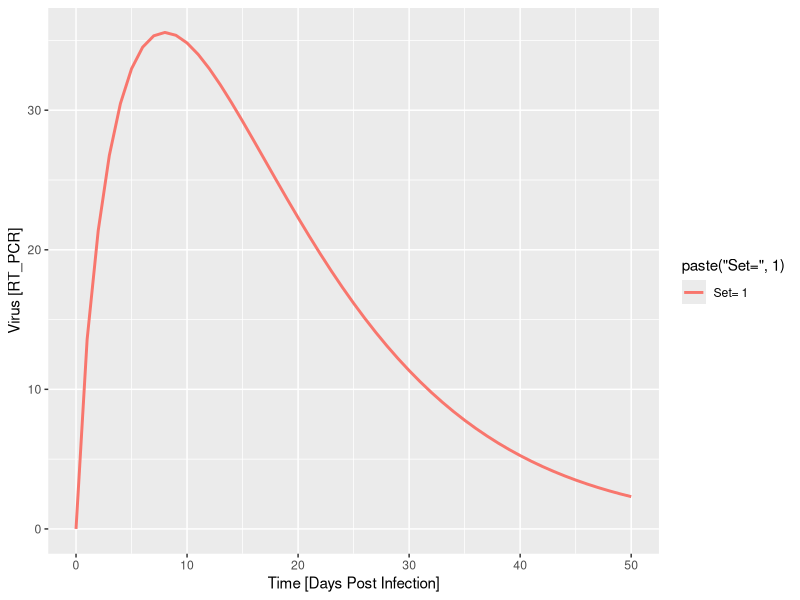
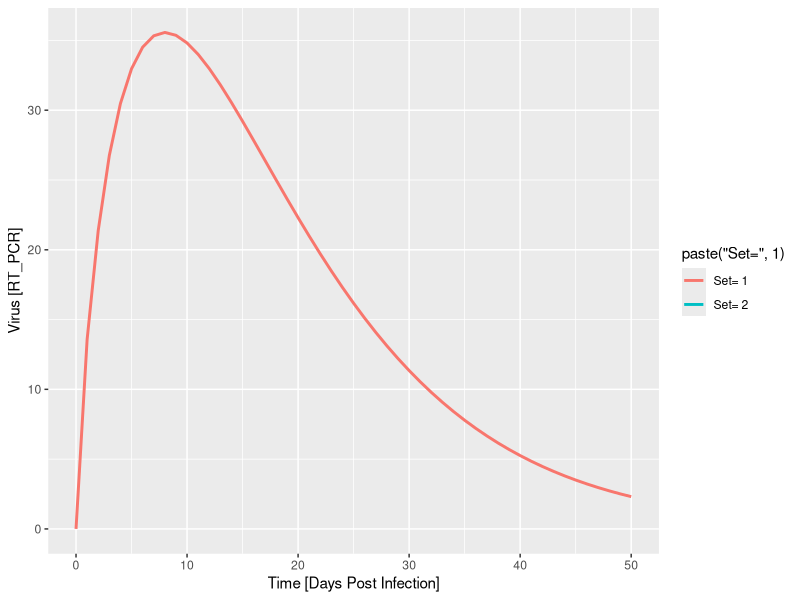
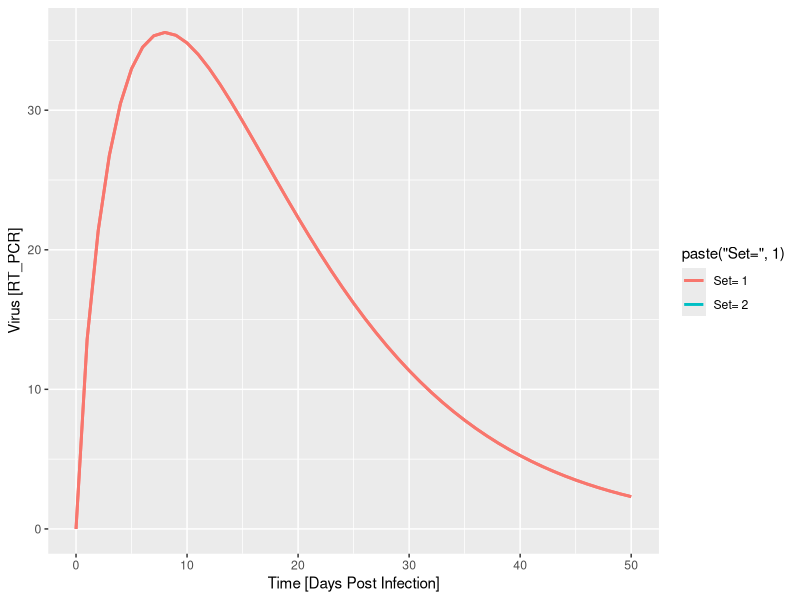
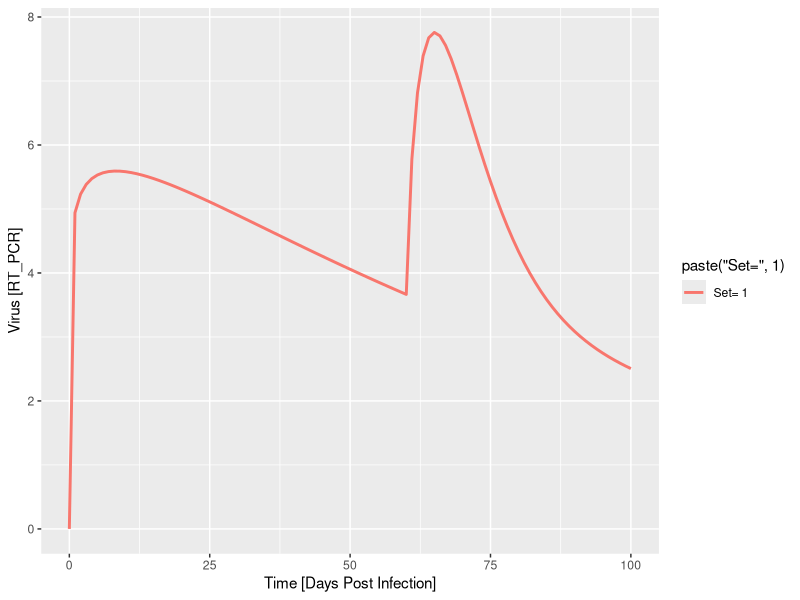
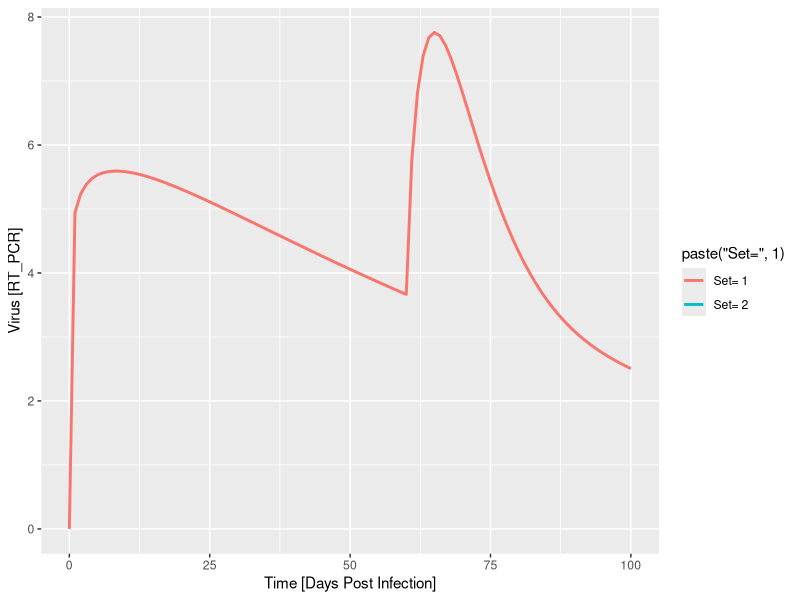
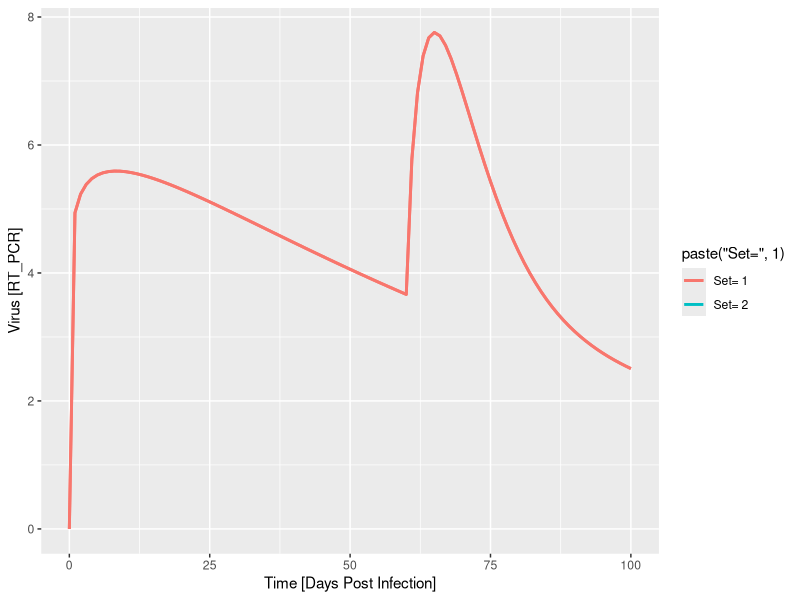
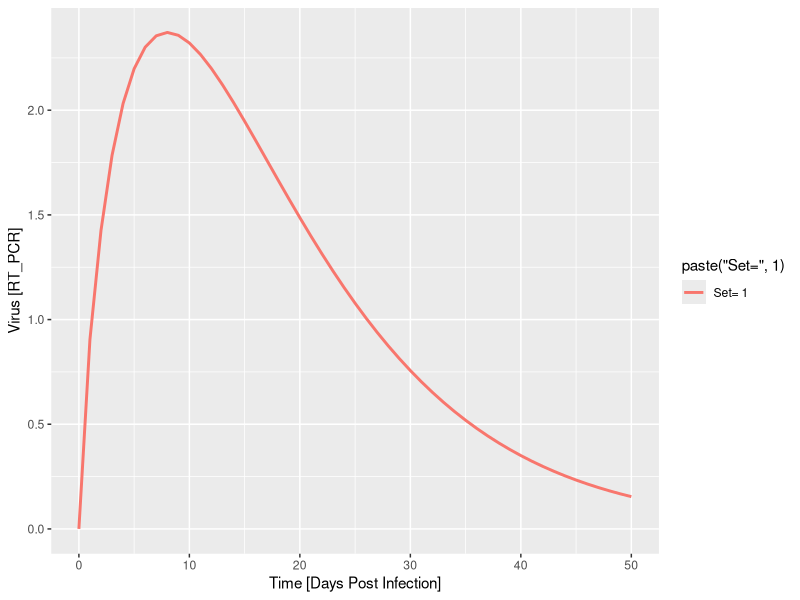
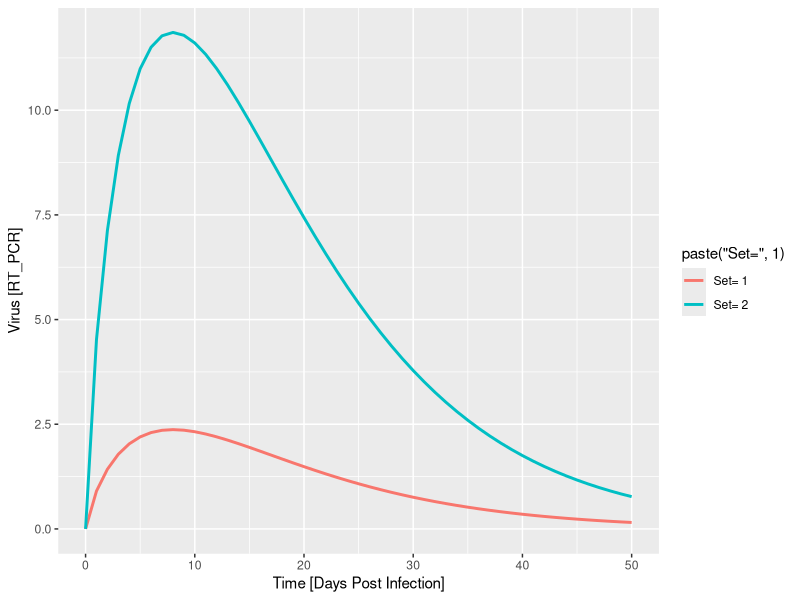

Write the R code that produced these figures, in order.
library(ggplot2)
library(stringr)

#####################################################
## Coded functions: Do not change this part!
#####################################################
WoodsFunction <- function(a,b,c,time = 50){
	
	num <- max(c(length(a), length(b), length(c)))
	if(length(a)!=num) a<-rep(a,num)
	if(length(b)!=num) b<-rep(b,num)
	if(length(c)!=num) c<-rep(c,num)
	wa1 <- data.frame(x1=0:time,y1 = a[1]*(0:time)^(b[1])*exp(-(c[1])*(0:time)))
	a1 <-ggplot(wa1, aes(x=x1, y=y1)) +geom_line(aes(colour=paste("Set=",1)), lwd=1)+scale_x_continuous(name="Time [Days Post Infection]") +scale_y_continuous(name="Virus [RT_PCR]")
	print(a1)
	an <- a1
	for(i in 2:length(a)){
		wan <- data.frame(x1=0:time,y1 = a[i]*(0:time)^(b[i])*exp(-(c[i])*(0:time)),leg = paste("Set=",i))
		a1<-an+geom_line(data=wan, aes(x=x1, y=y1, colour=leg),lwd=1)
		print(a1)
		an <- a1
	}
}


# the extended woods function with default values
ExtendedWoodsFunction <- function(a1,b1,c1,t0, a2, b2, c2, time = 100){
	
	num <- max(c(length(a1), length(b1), length(c1),length(a1), length(b1), length(c1), length(t0)))
	if(length(a1)!=num) a1<-rep(a1,num)
	if(length(b1)!=num) b1<-rep(b1,num)
	if(length(c1)!=num) c1<-rep(c1,num)
	if(length(a2)!=num) a2<-rep(a2,num)
	if(length(b2)!=num) b2<-rep(b2,num)
	if(length(c2)!=num) c2<-rep(c2,num)
      if(length(t0)!=num) t0<-rep(t0,num)
  cond<-(0:time>t0[1])  # condition to evaluate second term of woods function
	wa1 <- data.frame(x1=0:time,y1 = a1[1]*(0:time)^(b1[1])*exp(-(c1[1])*(0:time))+
   cond*(a2[1]*(cond*((0:time)-t0[1]))^(b2[1])*exp(-(c2[1])*(cond*((0:time)-t0[1])))))   
	aa1 <-ggplot(wa1, aes(x=x1, y=y1)) +geom_line(aes(colour=paste("Set=",1)), lwd=1)+scale_x_continuous(name="Time [Days Post Infection]") +scale_y_continuous(name="Virus [RT_PCR]")
	print(aa1)
	an <- aa1
	for(i in 2:length(a1)){
	wan <- data.frame(x1=0:time,y1 = a1[i]*(0:time)^(b1[i])*exp(-(c1[i])*(0:time))+
    cond*(a2[i]*(cond*((0:time)-t0[i]) )^(b2[i])*exp(-(c2[i])*cond*((0:time)-t0[i]))),
    leg = paste("Set=",i))
	aa1<-an+geom_line(data=wan, aes(x=x1, y=y1, colour=leg),lwd=1)
	print(aa1)
	an <- aa1
	}
}




################################################################
### Using the functions for analysis: You can change this part!
################################################################

# For practical questions 1.1 and 1.2 call the Woods / extended Woods functions to 
# to test the effect of each parameter on curve characteristics
# To plot the profile corresponding to a particular parameter set, call e.g. 
WoodsFunction(a = 15, b = 0.8, c = 0.1, time = 50)
ExtendedWoodsFunction(a1 = 5, b1 = 0.1, c1 = 0.012, t0 = 60, a2 = 2.5, b2=0.8, c2 = 0.15, time = 100)

#To test the effect of e.g. parameter a, generate plots with different values for a, keeping all other parameters fixed:
WoodsFunction(a = c(1, 5, 10,15), b = 0.8, c = 0.1, time = 50)
ExtendedWoodsFunction(a1 = c(1, 5, 10,15), b1 = 0.8, c1 = 0.1,t0 = 20, a2 = 2, b2=0.8, c2 = 0.02, time = 50)
# To test the effect of parameter b (b1) in the Woods functions, type e.g. 
WoodsFunction(a = 5, b = c(0.8,0.5), c = 0.1, time = 50)
ExtendedWoodsFunction(a1 = 5, b1 = c(0.8,0.5), c1 = 0.1,t0 = 20, a2 = 2, b2=0.8, c2 = 0.02, time = 50)


